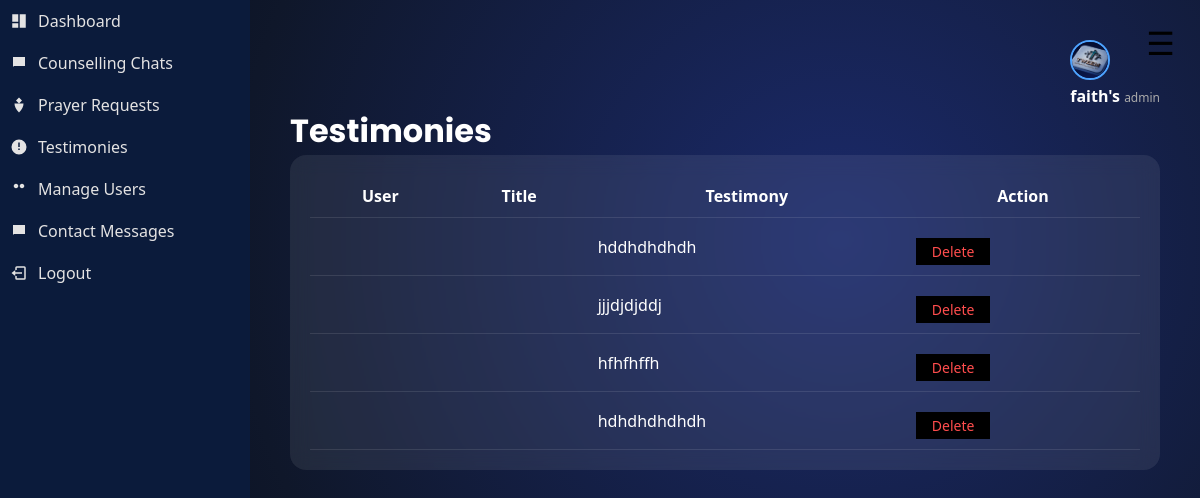
The app's page /admin/testimonies (signed in), older data.
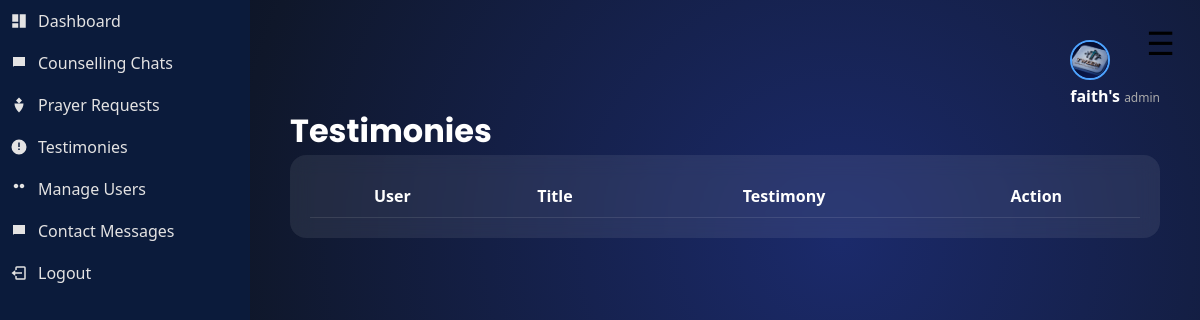
The same page, newer data.
### tables this page shows
CREATE TABLE testimonies (
            id INTEGER PRIMARY KEY AUTOINCREMENT,
            user_id INTEGER,
            title TEXT,
            message TEXT,
            created_at TIMESTAMP DEFAULT CURRENT_TIMESTAMP
        );

### app.py (the view)
@app.route("/admin/testimonies")
def admin_testimonies():
    if session.get("role") != "admin":
        return "Access denied"
    conn = sqlite3.connect("database.db")
    conn.row_factory = sqlite3.Row
    cursor = conn.cursor()
    cursor.execute("""
        SELECT testimonies.id, users.name, testimonies.message
        FROM testimonies
        JOIN users ON testimonies.user_id = users.id
        ORDER BY testimonies.id DESC
        """)
    testimonies = cursor.fetchall()
    conn.close()
    return render_template("admin_testimonies.html", testimonies=testimonies)

### app.py (called while the page is built)
@app.context_processor
def inject_user():
    if "user_id" in session:
        conn = sqlite3.connect("database.db")
        conn.row_factory = sqlite3.Row
        cursor = conn.cursor()
        cursor.execute("SELECT * FROM users WHERE id=?", (session["user_id"],))
        user = cursor.fetchone()
        conn.close()
        return dict(user=user)
    return dict(user=None)

### templates/admin_testimonies.html
{% extends "layout.html" %}
{% block content %}
<h1>Testimonies</h1>
<div class="dashboard-card">
<table class="dashboard-table">
<tr>
<th>User</th>
<th>Title</th>
<th>Testimony</th>
<th>Action</th>
</tr>
{% for testimony in testimonies %}
<tr>
<td>{{ testimony["user_name"] }}</td>
<td>{{ testimony["title"] }}</td>
<td>{{ testimony["message"] }}</td>
<td>
<a href="/admin/delete_testimony/{{ testimony['id'] }}">
<button class="delete-btn">Delete</button>
</a>
</td>
</tr>
{% endfor %}
</table>
{% endblock %}

Row changes from the older to the newer data that the page shows:
removed testimonies: message "hddhdhdhdh"
removed testimonies: message "jjjdjdjddj"
removed testimonies: message "hfhfhffh"
removed testimonies: message "hdhdhdhdhdh"
